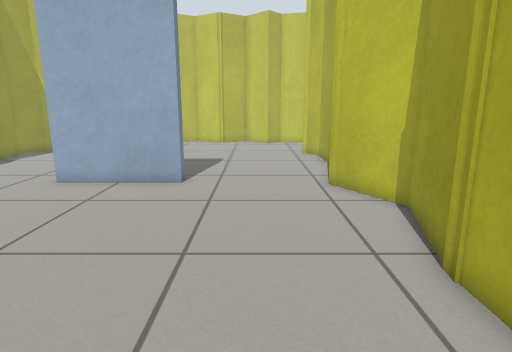
[1] (above)

13 first-person views from a walk through a robot-simulator world made for Gazebo. The camera is 0.76 m above the floor, tilts 12° down and sees 75° across. The floor is counted in squares, 0.25 m on a side. Each view is taken from the middle of a square. On the plan, view 1 faces up. The plan holds only what a view shows up to about 20 squares ahead; the rest is blank.

[2]
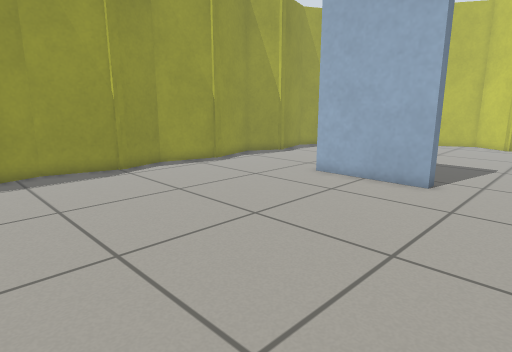

[3]
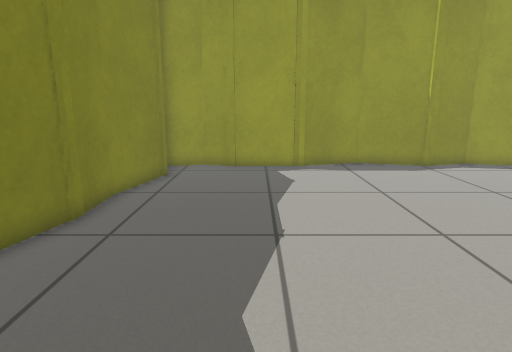

[4]
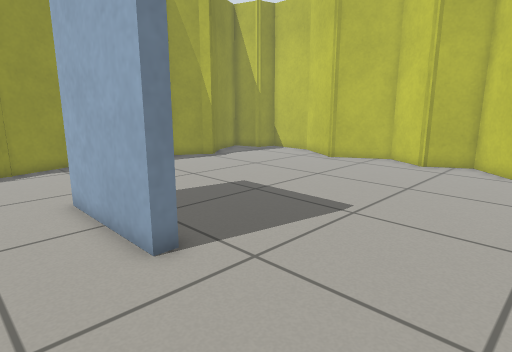

[5]
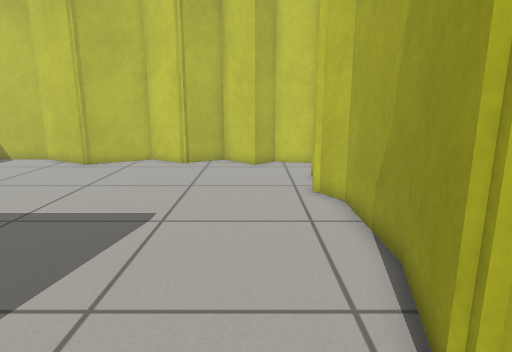

[6]
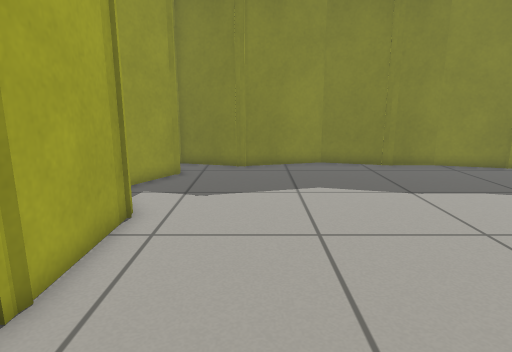

[7]
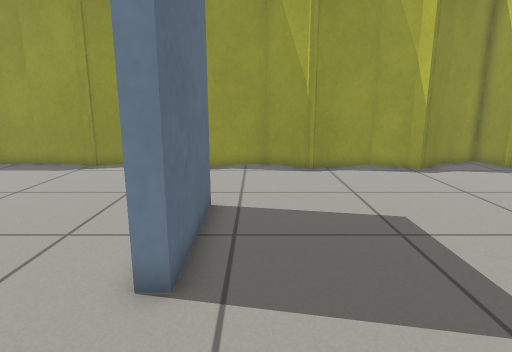

[8]
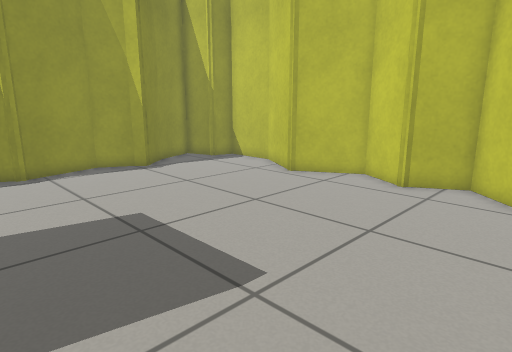

[9]
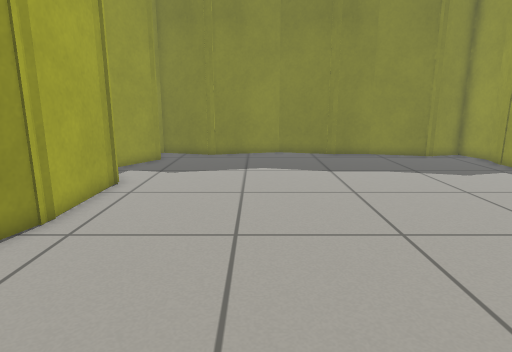

[10]
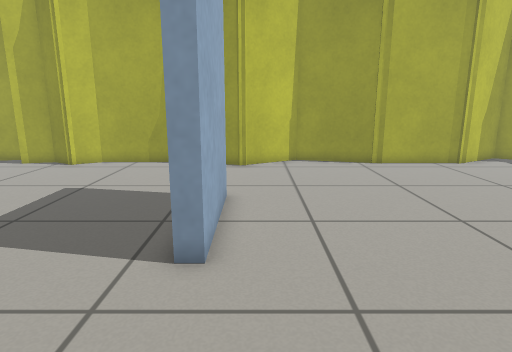

[11]
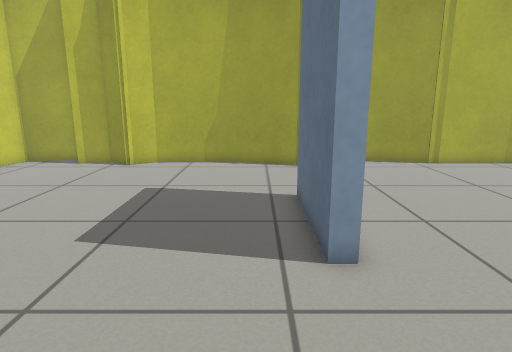

[12]
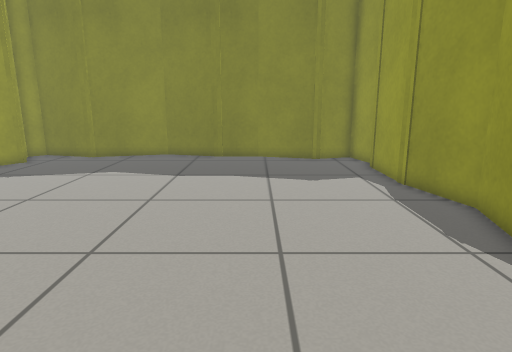

[13]
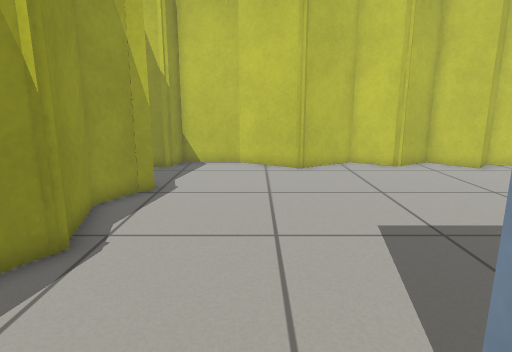

### Floor plan
Points are (right, up) in squares from view 1. A wall is a line through its corners. A room is listed if a view was taken in it or the views show most of it. See-through windows are left out.
Room 1 (views 1, 2, 3, 4, 5, 6, 7, 8, 9, 10, 11, 12, 13)
walls: (-3, 13) (-8, 13) (-8, 13.6) (-3, 13.6) (-3, 13); (2.9, 12.5) (3.9, 16.1); (-14.4, 12.6) (-15.3, 9) (-14.6, 6.4); (3.4, 5.2) (4.7, 9.7) (2.8, 12.9); (3.9, 16) (3.9, 20.3) (3.1, 21.6) (3.8, 22.9) (3.4, 24.4); (-14.7, 6.9) (-15.6, 3.4) (-14.7, -0.1); (3.5, 0.8) (3.5, 5.9); (-14.7, 0.5) (-14.7, -3.6); (-2.6, 27.5) (-4.9, 28.8) (-7.8, 27.1) (-10.9, 28.9) (-13.9, 28.9) (-14.3, 27.6) (-16.2, 27) (-15.2, 24.6) (-13.7, 22.9) (-14.2, 22.4) (-15, 20.9) (-14.1, 17.6) (-15.3, 15.6) (-14.4, 12); (-14.7, -3) (-15.1, -4.6) (-14.6, -6.6) (-12.2, -5.9); (4.7, 25) (4, 27.6) (2, 28.1) (1, 27) (-0.8, 28.8) (-3, 27.5); (-7.1, -6.8) (-3.5, -7.8) (1.1, -6.5); (-9.2, -6.9) (-6.4, -6.9); (0.5, -6.6) (3.9, -7.5) (4.6, -6.8) (3.5, -4.8) (5.2, -1.8) (3.4, 1.3); (-12.8, -5.9) (-9, -6.9)

Positions as (right, up) in squares from view 1, and headings:
1: (0, 0), facing up
2: (1, 0), facing up-left
3: (2, -2), facing left
4: (3, 10), facing up-left
5: (1, 10), facing up
6: (0, 10), facing down
7: (2, 15), facing left
8: (2, 15), facing up-left
9: (-2, 14), facing down
10: (-14, 12), facing right
11: (-14, 15), facing right
12: (-9, 13), facing down
13: (-10, 11), facing up
